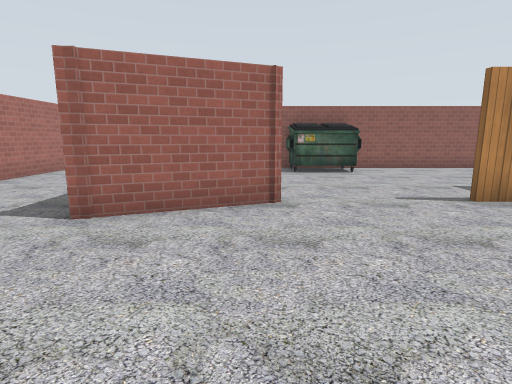
view 1 (above)

16 first-person views from a walk through a Gazebo world. The camera is 1.2 m above the floor, tilts 10° down and sees 80° across. The floor is counted in squares, 1 m on a side. Each view is taken from the middle of a square. On the plan, view 1 faces up. The plan holds only what a view shows up to about 13 squares ahead; the rest is blank. Gazebo's built-in surfaces are drawn with simple patterns.

view 2
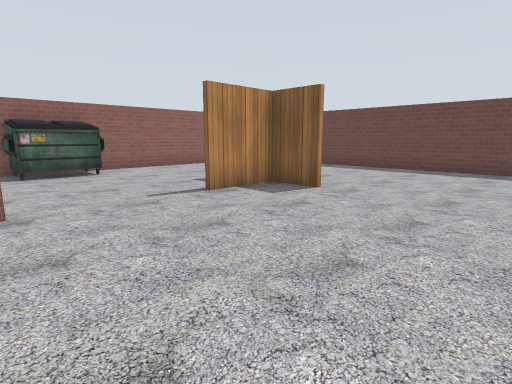

view 3
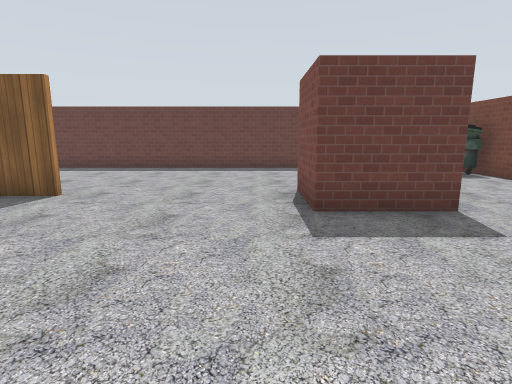

view 4
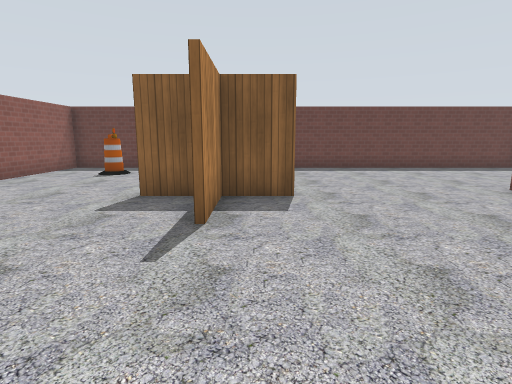

view 5
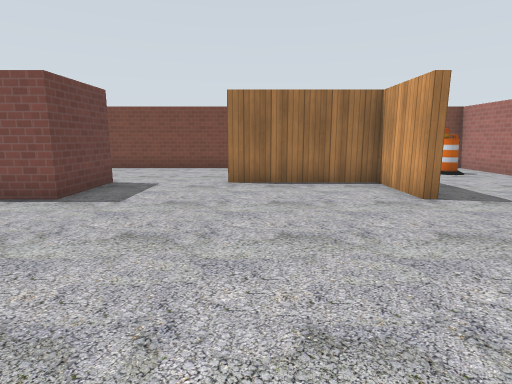

view 6
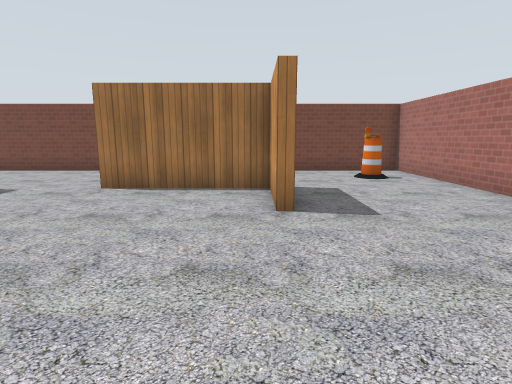

view 7
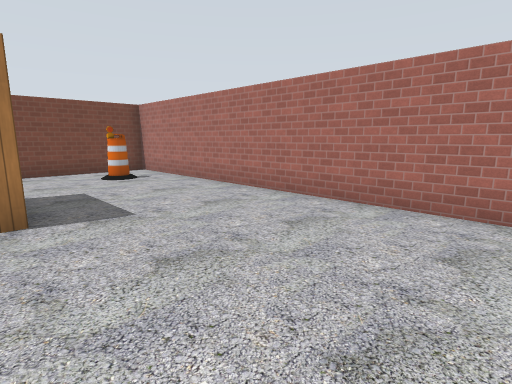

view 8
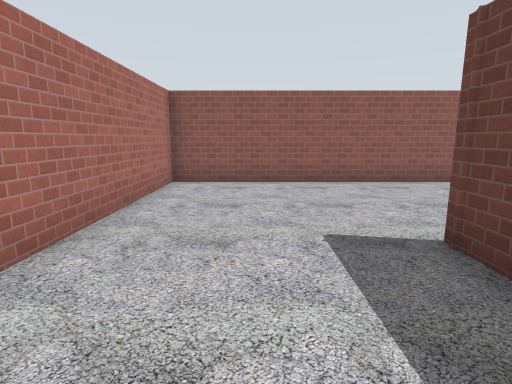

view 9
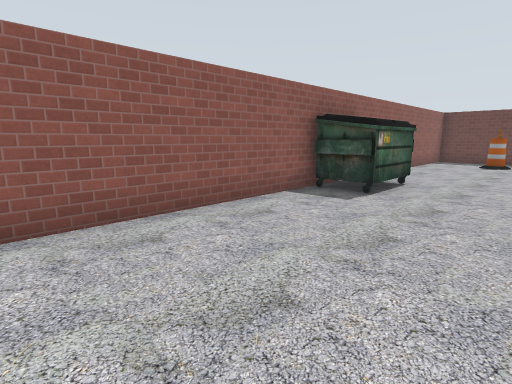

view 10
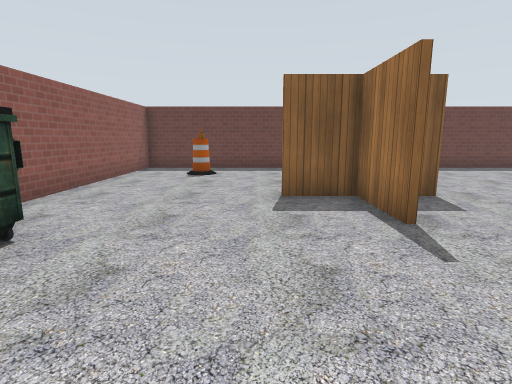

view 11
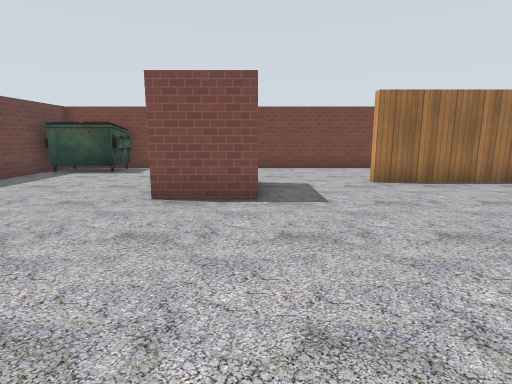

view 12
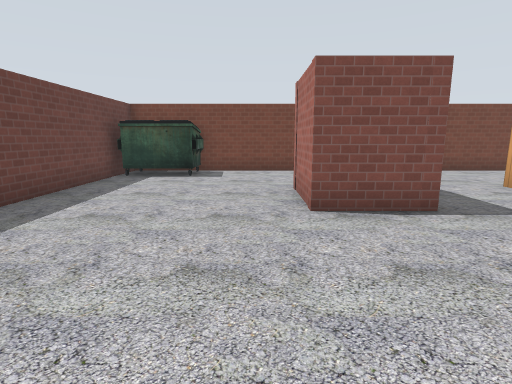

view 13
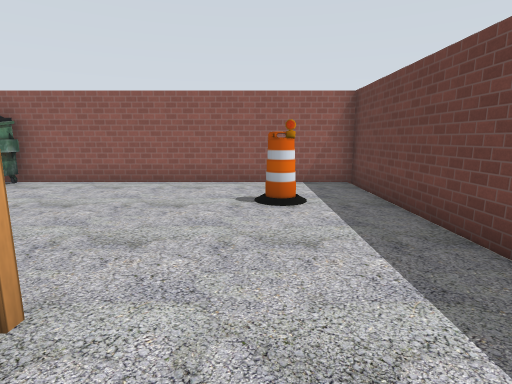

view 14
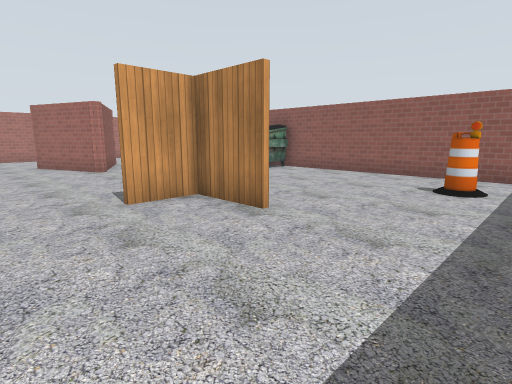

view 15
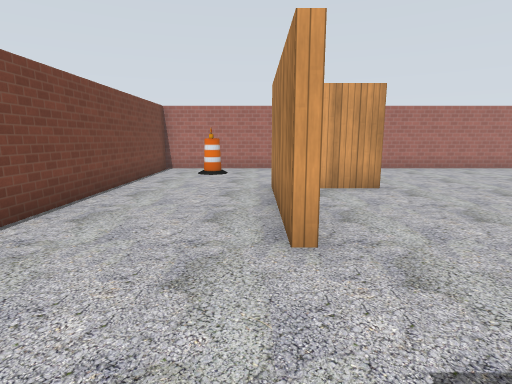

view 16
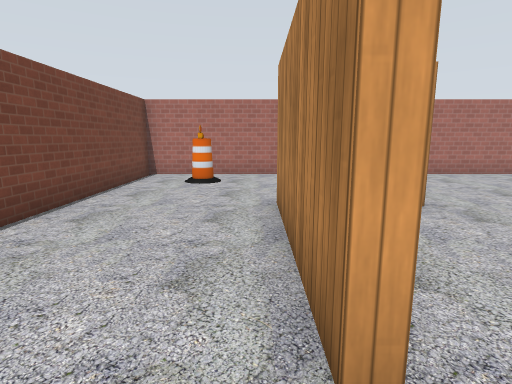

### Floor plan
Points are (right, up) in squares from view 1. A wall is a line through its corners. A room is listed if a view was taken in it or the views show most of it. See-through windows are left out.
Room 1 (views 1, 2, 3, 4, 5, 6, 7, 8, 9, 10, 11, 12, 13, 14, 15, 16)
walls: (4.1, 5.9) (6.5, 5.9) (6.5, 4.1); (6.3, 4.1) (6.3, 7.5); (0.3, 6.1) (0.5, 5.7) (-2.8, 4.4); (8.5, 5.7) (4.1, 5.7); (-1.7, 7) (0.7, 5.8); (1.9, -3.6) (-2.8, -3.6); (-2.8, 6.4) (-2.8, 7.5); (5, -3.5) (5, -1) (7.1, -1) (7.1, -3.4); (-2.8, -1) (-2.3, -1) (-2.3, -3.3) (1.9, -3.3); (12.7, -7.3) (12.7, 12.4) (-7.3, 12.4) (-7.3, -7.6) (12.1, -7.6)
objects: barrel (-6, -6) to (-6, -5); dumpster (1, 11) to (3, 12); dumpster (10, -7) to (12, -6); barrel (10, 10) to (11, 10)

Positions as (right, up) in squares from view 1, and headings:
1: (0, 0), facing up
2: (0, 0), facing up-right
3: (0, 0), facing right
4: (0, 5), facing right
5: (1, 5), facing down
6: (-2, 4), facing down
7: (-2, 4), facing down-left
8: (-5, 4), facing up
9: (-5, 8), facing up-right
10: (0, 8), facing right
11: (5, 5), facing down
12: (8, 4), facing down
13: (10, 4), facing up
14: (12, 2), facing up-left
15: (5, -4), facing left
16: (3, -4), facing left
